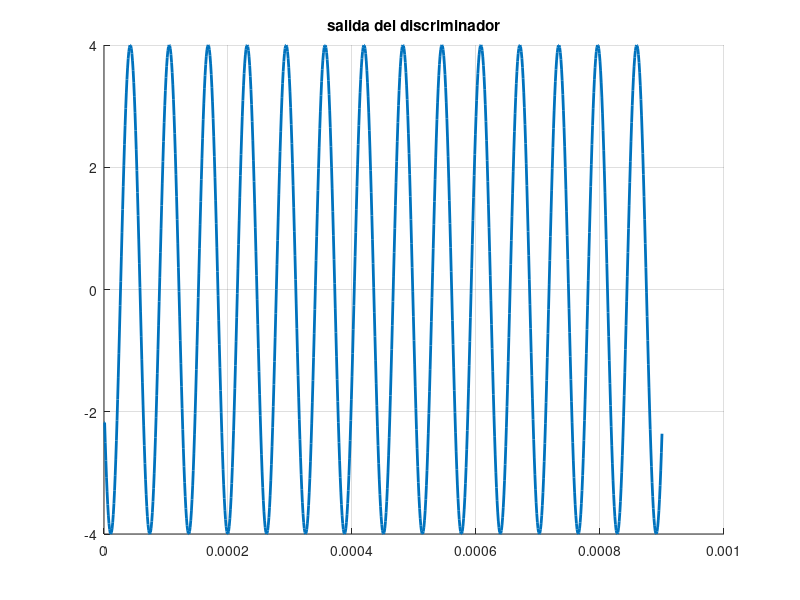
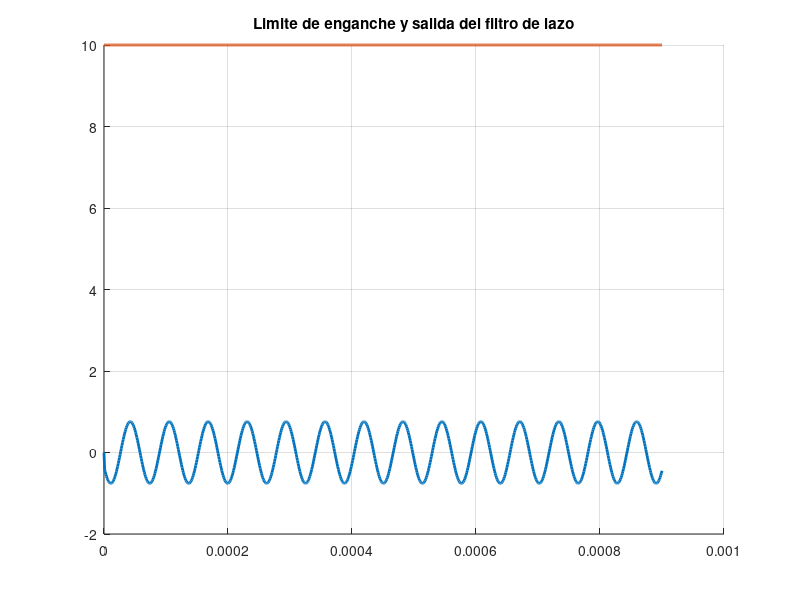
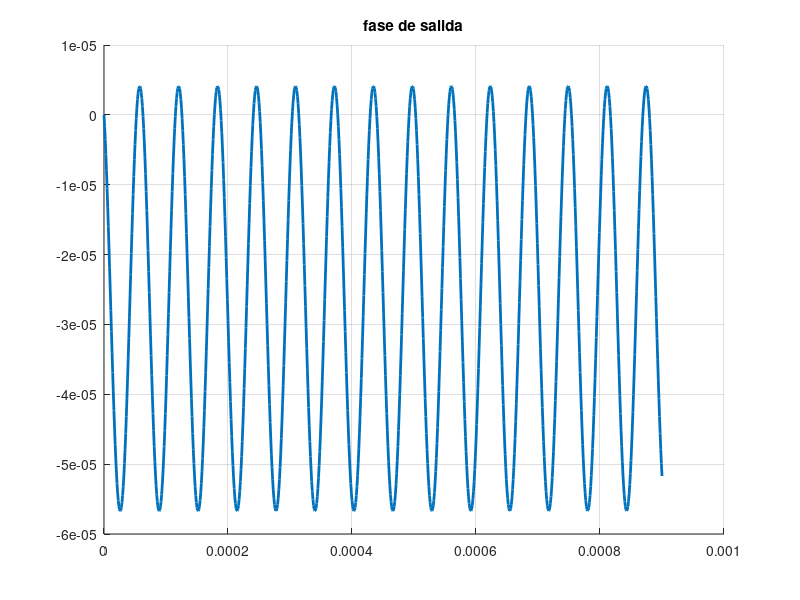
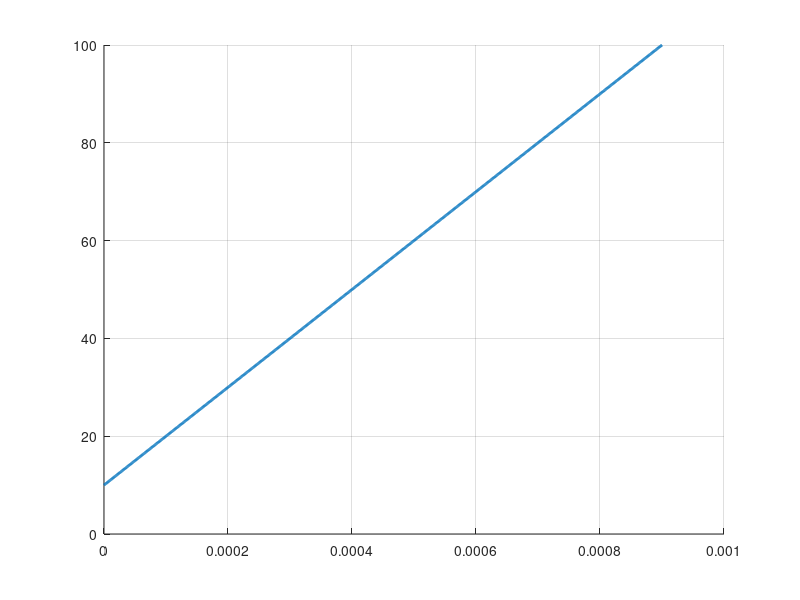

Here is the MATLAB script that generated these plots, in order:
% Función que realiza las tareas de seguimiento de fase de acuerdo al
% modelo NO LINEAL del PLL.
%
%         [theta] = pll(dt, phi, Kd, Kv, kp, ki)
% dt:     resolución temporal [s]
% phi:    fase de entrada [Hz]
% Kd:     constante del detector de fase [V/rad]
% Kv:     constante del VCO [Hz/V]
% kp, ki: constantes del filtro de lazo F(s) = kp + ki/s;



clear all; clc ; close all
dt = 1e-6;
delta_w=10; % Estcalon de frecuencia
phi =(1:0.01:10)*delta_w; % Rampa de fase de entrada

Kd=4;
Kv=4;
kp=0.19;
ki=.01;

% Valores iniciales de las variables del lazo.
theta = 0;
psi = phi(1) - theta;
ed = Kd*sin(psi);
t = (0:length(phi)-1)*dt; % eje temporal


% Lazo de seguimiento de fase
for tt = 2:length(t)

    psi(tt) = phi(tt-1) - theta(tt-1); % Error de fase

    ed(tt) = Kd*sin(psi(tt)); % Discriminador del error

    e0(tt) = kp*ed(tt) + ki*sum(ed)*dt; % Salida del filtro de lazo

    theta(tt) = Kv*sum(e0)*dt; % La fase es la integral de la salida del filtro

end

figure 
hold on 
grid on
plot(t,ed,'LineWidth',2);
title('salida del discriminador')

figure 
hold on 
grid on
plot(t,e0,'LineWidth',2);
plot(t,delta_w*(ones(1,length(t))),'LineWidth',2);
title('Limite de enganche y salida del filtro de lazo')


figure 
hold on 
grid on
plot(t,theta,'LineWidth',2);
title('fase de salida')


figure 
hold on 
grid on
plot(t,phi,'LineWidth',2);
%end